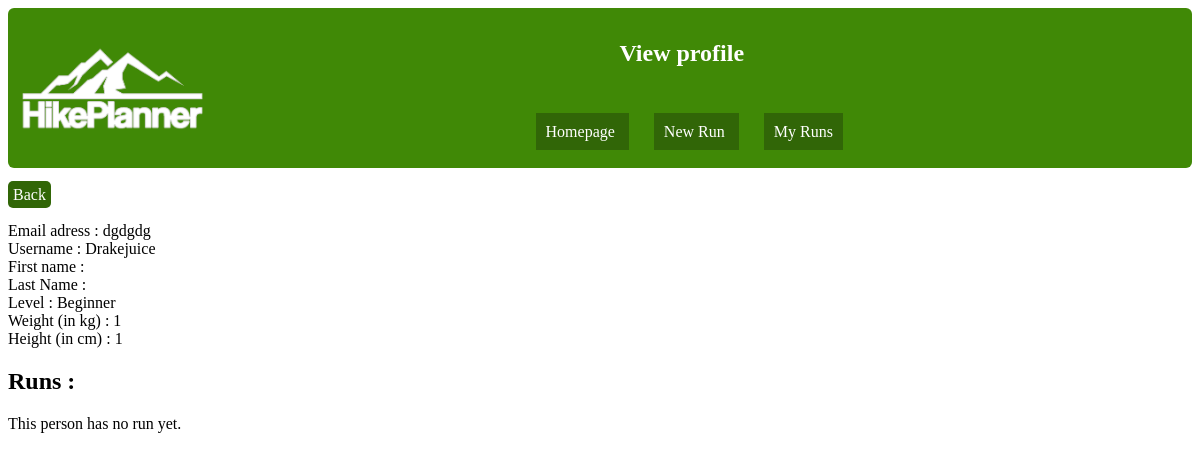
The page /profile_visit.php?id=22 (signed in) on the database its author committed.
### tables this page shows
CREATE TABLE `account` (
  `id` int(11) NOT NULL,
  `username` varchar(255) NOT NULL,
  `password` varchar(255) NOT NULL,
  `email` varchar(255) NOT NULL,
  `first_name` varchar(255) NOT NULL,
  `last_name` varchar(255) NOT NULL,
  `level` varchar(255) NOT NULL,
  `weight` int(11) DEFAULT NULL,
  `size` int(11) DEFAULT NULL,
  `picture` varchar(255) NOT NULL DEFAULT 'unknown.jpg'
);

### profile_visit.php (the view, shortened to what this page needs)
<html>
    <head>
        <link rel="stylesheet" href="https://unpkg.com/leaflet@1.3.1/dist/leaflet.css" />
        <link rel="stylesheet" type="text/css" href="../projet_css/profile_visit.css"/>
    </head>
    <body>
    <header>
            <img class="logo" src="../projet_css/HikePlanner_homepage.png"/>
            <nav>
            <h1 class="h">View profile</h1>
                <ul>
                    <br>
                    <br>
                    <li>
                        <a class="butt" href="../homepage.php">Homepage</a>
                    </li>
                    <li>
                        <a class="butt" href="../hikeplanner_map_v3.php">New Run</a>
                    </li>
                    <li>
                        <a class="butt" href="../my_runs.php">My Runs</a>
                    </li>
                </ul>
            </nav>
            </header>
            <br>
    <a class="back" href='http://localhost/HikePlanner/homepage.php'>Back</a> <br><br>
        <?php
            $bdd = new PDO("mysql:host=localhost;dbname=projet_if3;charset=utf8", "root", "");
            $id = $_GET["id"];
            $req = $bdd->prepare("SELECT * FROM account WHERE id = ?");
            $req->execute([$id]);
            $data = $req->fetch();
        ?>
        <label>Email adress : </label>
        <?php
            echo $data["email"];
        ?>
        <br>
        <label>Username : </label>
        <?php
            echo $data["username"];
        ?>
        <br>
        <label>First name : </label>
        <br>
        <label>Last Name : </label>
        <br>
        <label>Level : </label>
        <?php
            echo $data["level"];
        ?>
        <br>
        <label>Weight (in kg) : </label>
        <?php
            echo $data["weight"];
        ?>
        <br>
        <label>Height (in cm) : </label>
        <?php
            echo $data["size"];
        ?>
        <div>
            <h2>Runs :</h2>
            <?php
                $req_run = $bdd->prepare("SELECT run_saved.id_run, run.distance, run.time FROM run_saved
                                            INNER JOIN run ON run_saved.id_run = run.id_run
                                            WHERE id_account = ? AND completed = 1
                                            GROUP BY id_run
                                            ORDER BY date DESC");
                $req_run->execute([$id]);
                $run = $req_run->fetch();
                if($run == null) {
                    echo "This person has no run yet.";
            }
            ?>
        </div>
    </body>
</html>

### projet_css/profile_visit.css (style rules this page uses)
header { background-color: rgb(64, 137 , 6); border-radius: 6px; padding: 1%; display: flex; align-items: center; }
img.logo { max-width: 16%; height: max-content; }
nav { text-align: center; margin-left: 25%; }
.h { color: white; }
nav li { display: inline; padding: 10px; background-color: rgb(49, 102, 7); margin-right: 25px; }
.butt { text-decoration: none; color: white; }
.back { text-decoration: none; background-color: rgb(49, 102, 7); color: white; padding: 5px; border-radius: 5px; }

### rows shown on the page
account: email "dgdgdg", username "Drakejuice", level "Beginner", weight "1", size "1"
